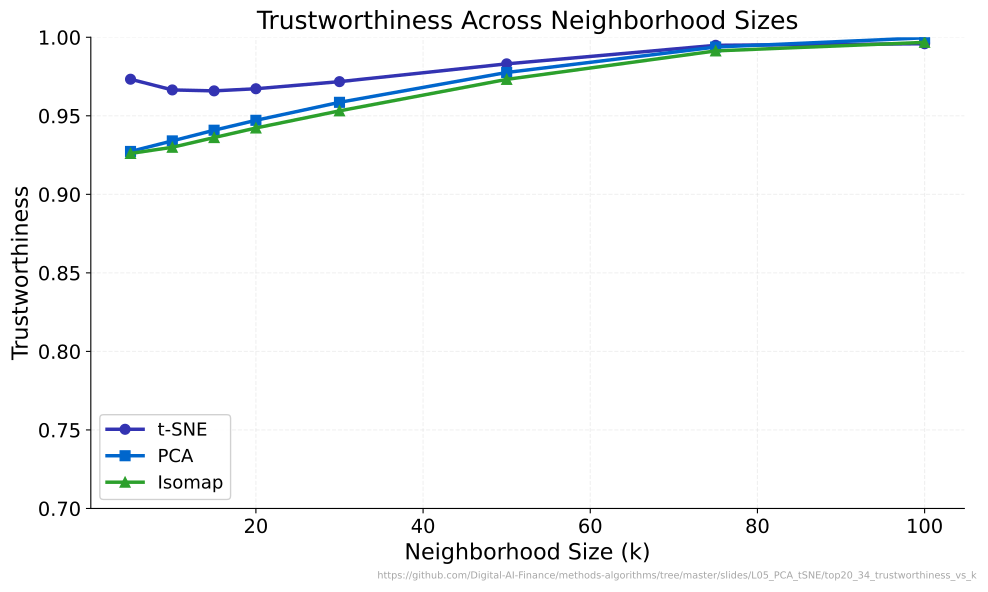

Source code (Python):
"""Trustworthiness Across Neighborhood Sizes - Comparing t-SNE, PCA, Isomap."""
import matplotlib.pyplot as plt
import numpy as np
from pathlib import Path
from sklearn.datasets import make_blobs
from sklearn.decomposition import PCA
from sklearn.manifold import TSNE, Isomap, trustworthiness
import sys
sys.path.insert(0, str(Path(__file__).resolve().parents[3] / 'templates'))
from chart_style import apply_style, COLORS, MLPURPLE, MLBLUE, MLORANGE, MLGREEN, MLRED, MLLAVENDER
apply_style()

CHART_METADATA = {
    "title": "Trustworthiness Across Neighborhood Sizes",
    "description": "Three-line plot comparing trustworthiness of t-SNE, PCA, and Isomap across varying k values.",
    "url": "https://github.com/Digital-AI-Finance/methods-algorithms/tree/master/slides/L05_PCA_tSNE/top20_34_trustworthiness_vs_k"
}


np.random.seed(42)

# Data: 5 blobs in 20D, 500 samples
X, y = make_blobs(n_samples=500, n_features=20, centers=5, random_state=42)

k_values = [5, 10, 15, 20, 30, 50, 75, 100]

# Compute embeddings once
X_tsne = TSNE(n_components=2, random_state=42).fit_transform(X)
X_pca = PCA(n_components=2, random_state=42).fit_transform(X)
X_iso = Isomap(n_components=2).fit_transform(X)

trust_tsne = [trustworthiness(X, X_tsne, n_neighbors=k) for k in k_values]
trust_pca = [trustworthiness(X, X_pca, n_neighbors=k) for k in k_values]
trust_iso = [trustworthiness(X, X_iso, n_neighbors=k) for k in k_values]

fig, ax = plt.subplots()

ax.plot(k_values, trust_tsne, 'o-', color=MLPURPLE, linewidth=2.5, markersize=7, label='t-SNE')
ax.plot(k_values, trust_pca, 's-', color=MLBLUE, linewidth=2.5, markersize=7, label='PCA')
ax.plot(k_values, trust_iso, '^-', color=MLGREEN, linewidth=2.5, markersize=7, label='Isomap')

ax.set_xlabel('Neighborhood Size (k)')
ax.set_ylabel('Trustworthiness')
ax.set_ylim(0.7, 1.0)
ax.set_title('Trustworthiness Across Neighborhood Sizes')
ax.legend(loc='lower left', framealpha=0.9)
ax.grid(axis='y', alpha=0.3)

plt.figtext(0.99, 0.01, CHART_METADATA['url'], fontsize=7, color='gray', ha='right', va='bottom', alpha=0.7)
plt.tight_layout()
plt.savefig(Path(__file__).parent / 'chart.pdf', dpi=300, bbox_inches='tight', facecolor='white')
plt.close()
